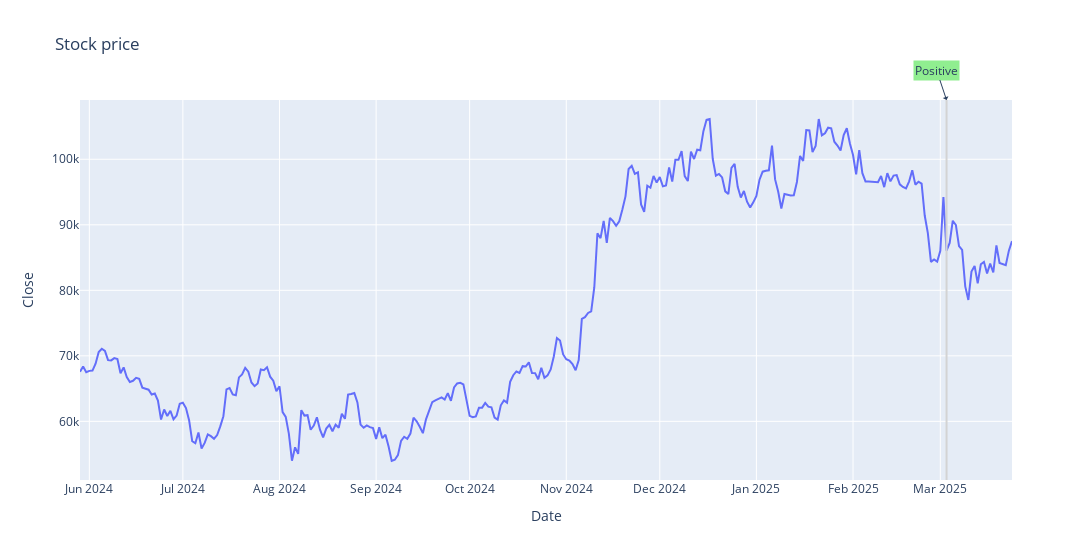

Notebook cell for this chart:
### Code cell
plot_price_with_news(price_df, news_headlines_df.sample(frac=0.1, random_state=7)).show()

### Figure 1 — Plotly figure (JSON) as saved in the notebook; plotly's stock layout.template omitted (floating-point values rounded to 4 significant figures; data arrays with more than 128 entries replaced by an {"elided": "..."} marker saying what was removed)
{"data": [{"hovertemplate": "Date=%{x}<br>Close=%{y}<extra></extra>", "legendgroup": "", "line": {"color": "#636efa", "dash": "solid"}, "marker": {"symbol": "circle"}, "mode": "lines", "name": "", "orientation": "v", "showlegend": false, "type": "scatter", "x": {"elided": "300 str values"}, "xaxis": "x", "y": {"elided": "300 float values"}, "yaxis": "y"}], "layout": {"annotations": [{"align": "left", "arrowhead": 1, "bgcolor": "lightgreen", "hovertext": "Saylor predicts<br />Bitcoin's<br />monumental rise<br />under Trump's<br />crypto<br />initiative", "showarrow": true, "text": "Positive", "x": "2025-03-03T00:00:00", "xref": "x", "y": 1, "yref": "paper"}], "legend": {"tracegroupgap": 0}, "shapes": [{"line": {"color": "lightgrey"}, "type": "line", "x0": "2025-03-03T00:00:00", "x1": "2025-03-03T00:00:00", "xref": "x", "y0": 0, "y1": 1, "yref": "y domain"}], "title": {"text": "Stock price"}, "width": 1200, "xaxis": {"anchor": "y", "domain": [0, 1], "title": {"text": "Date"}}, "yaxis": {"anchor": "x", "domain": [0, 1], "title": {"text": "Close"}}}}
